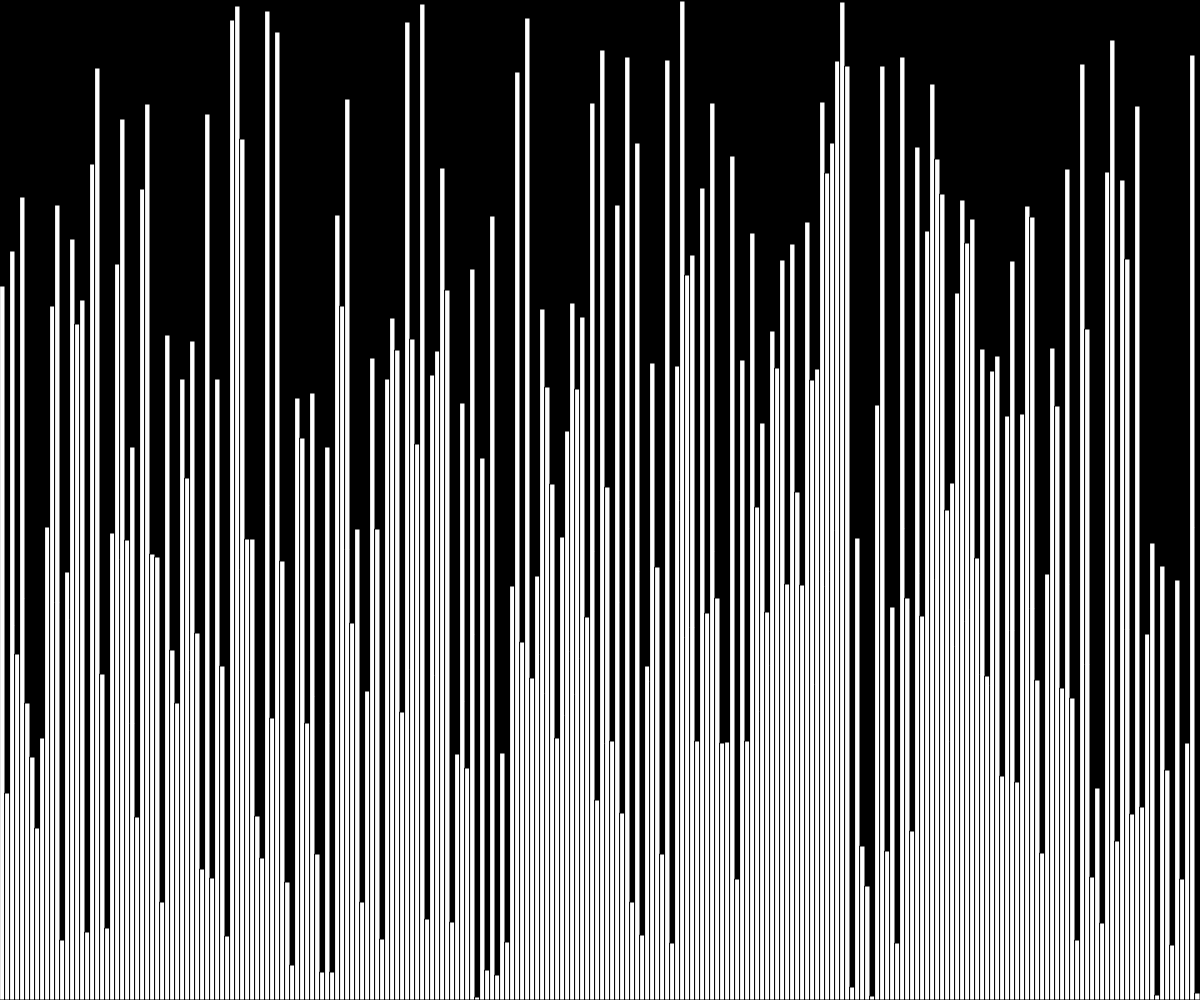
Frame 1 (no input)
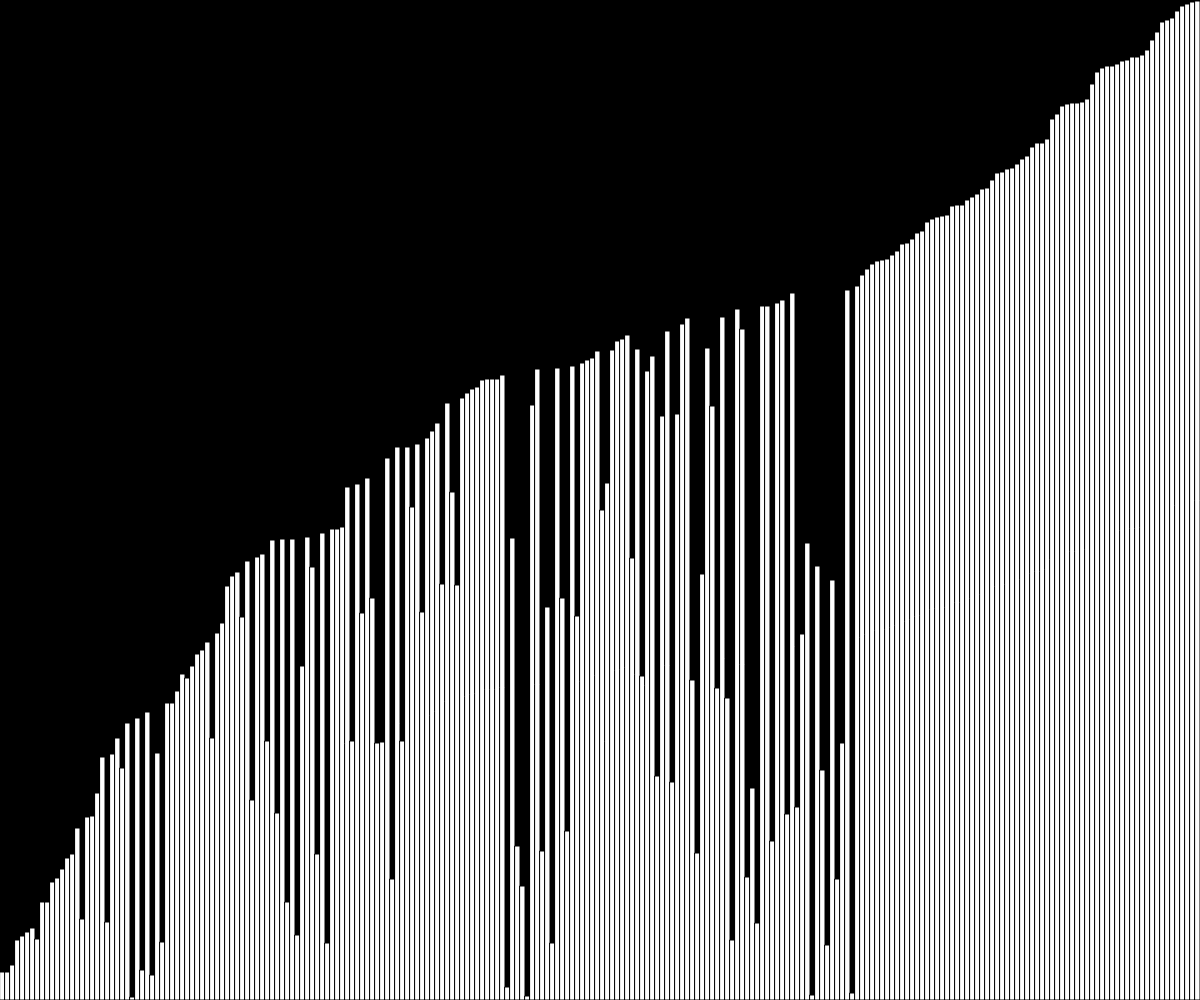
Frame 60 (no input)
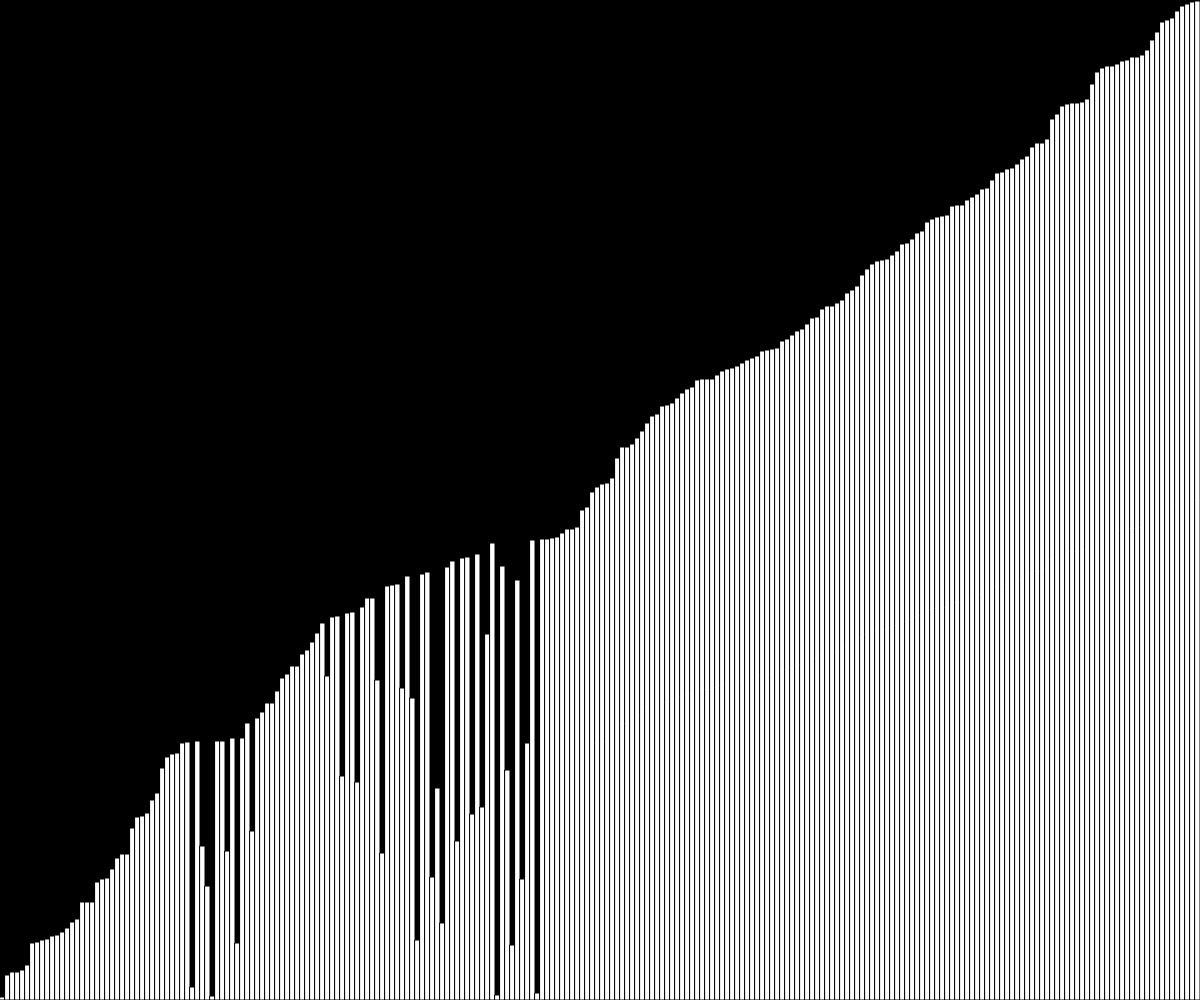
Frame 120 (the mouse pressed at the canvas centre since frame 60)

The p5.js sketch that drew these frames (run headless with seeded random() and noise() and a simulated clock; from frame 60 on, the mouse is pressed at the canvas centre):

// p5.js sketch
// ── sketch.js
var values;
var states = [];
var w = 5;

function setup() {
  createCanvas(windowWidth, windowHeight);
  values = new Array(floor(width / w));
  for (let i = 0; i < values.length; i++) {
    values[i] = floor(random(height));
    states[i] = -1;
  }
  bubbleSort(values);
}

function draw() {
  background(0);
  for (let i = 0; i < values.length; i++) {
    if (states[i] == 0) fill("#FC0303");
    else fill(255);
    rect(i * w, height - values[i], w, values[i]);
  }
}

// ── bubbleSort.js
async function bubbleSort(arr) {
  for (var i = arr.length; i > 0; i--) {
    var noSwaps = true;
    await sleep(20);
    for (var j = 0; j < i - 1; j++) {
      if (arr[j] > arr[j + 1]) {
        await swap(arr, j, j + 1);
        noSwaps = false;
      }
    }

    if (noSwaps) break;
  }
}

async function swap(arr, index1, index2) {
  // await sleep(0);
  var temp = arr[index1];
  arr[index1] = arr[index2];
  arr[index2] = temp;
}

function sleep(ms) {
  return new Promise(resolve => setTimeout(resolve, ms));
}
